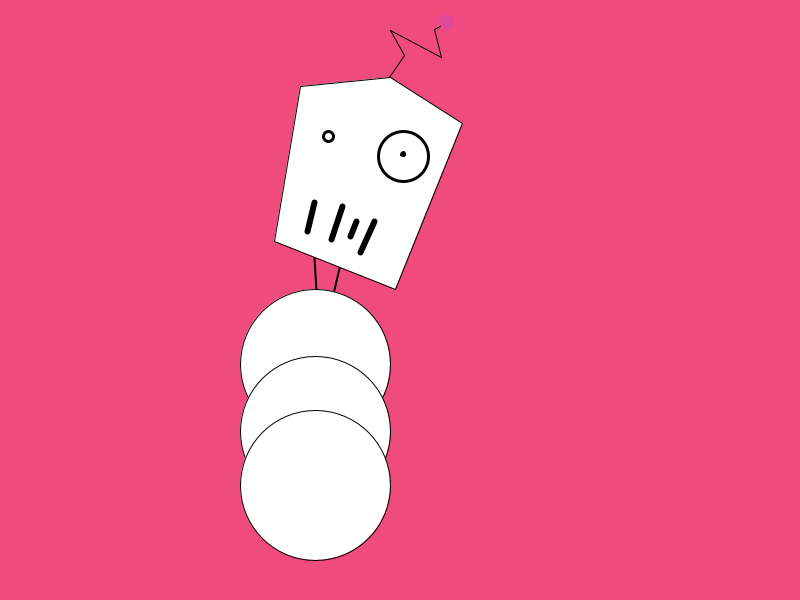
Frame 1 (no input)
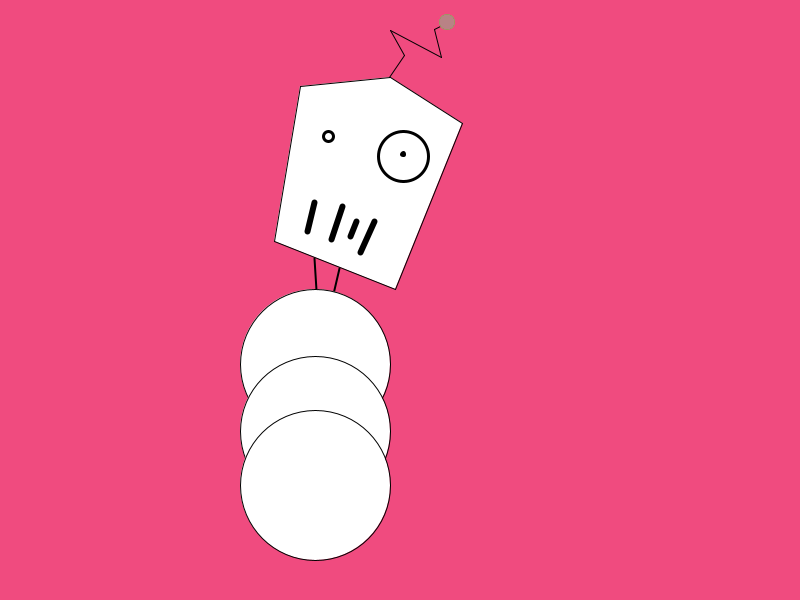
Frame 60 (the mouse pressed at the canvas centre just before this capture)
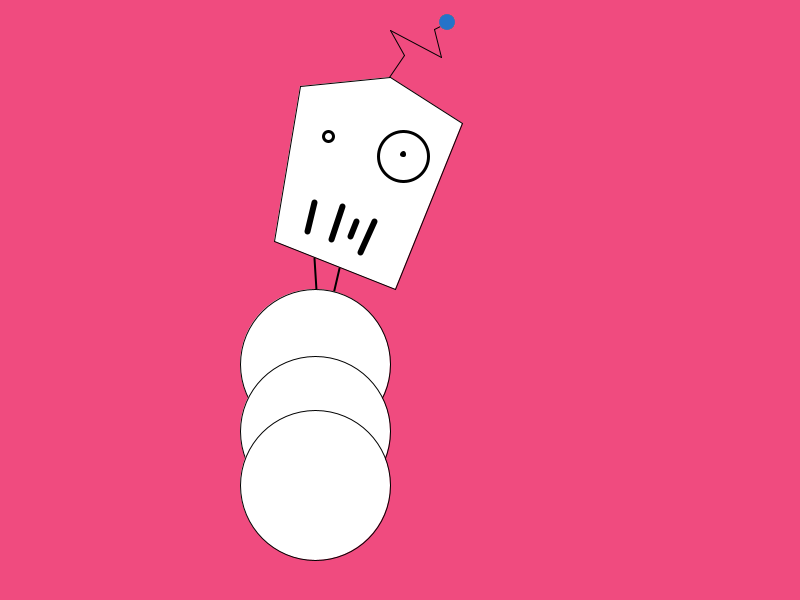
Frame 120 (the mouse held since frame 60 and released just before this capture)

The Processing sketch that drew these frames (run headless with seeded random() and noise(); from frame 60 on, the mouse is pressed at the canvas centre):

// Processing sketch: processing_184071
// ── processing_184071.pde

void setup() {
  size(800, 600);
  smooth();
  background(240, 75, 127);
  //head
  beginShape();
  vertex(390, 77);
  vertex(462, 123);
  vertex(395, 289);
  vertex(274, 241);
  vertex(300, 86);
  endShape(CLOSE);

  //anntenae
  line(389, 77, 404, 55);
  line(404, 55, 390, 30);
  line(390, 30, 441, 57);
  line(441, 57, 434, 29);
  line(434, 29, 440, 26);
  strokeWeight(3);

  //head
  fill(255);
  ellipse(403, 156, 50, 50); // big eye 
  fill(240, 10, 10);
  ellipse(403, 154, 3, 3);
  fill(255);
  ellipse(328, 136, 10, 10); // Small eye
  strokeWeight(6);
  strokeCap(ROUND);

  //mouth
  line(314, 202, 307, 231);
  line(342, 206, 331, 239);
  line(374, 221, 360, 252);
  line(356, 221, 350, 236);
 
  //neck
  strokeWeight(2);
  line(339, 268, 310, 392);
  line(314, 258, 316, 290);

  //body
  strokeWeight(1);
  //fill(255,255,255, 200);
  ellipse(315, 364, 150, 150);
  //ellipse(282, 389, 200, 200);
  ellipse(315, 431, 150, 150);
  ellipse(315, 485, 150, 150);
}
void draw() {
  noStroke();
  fill(random(255), random(255), random(255), random(255));
  ellipse(447, 22, 15, 15);
}
